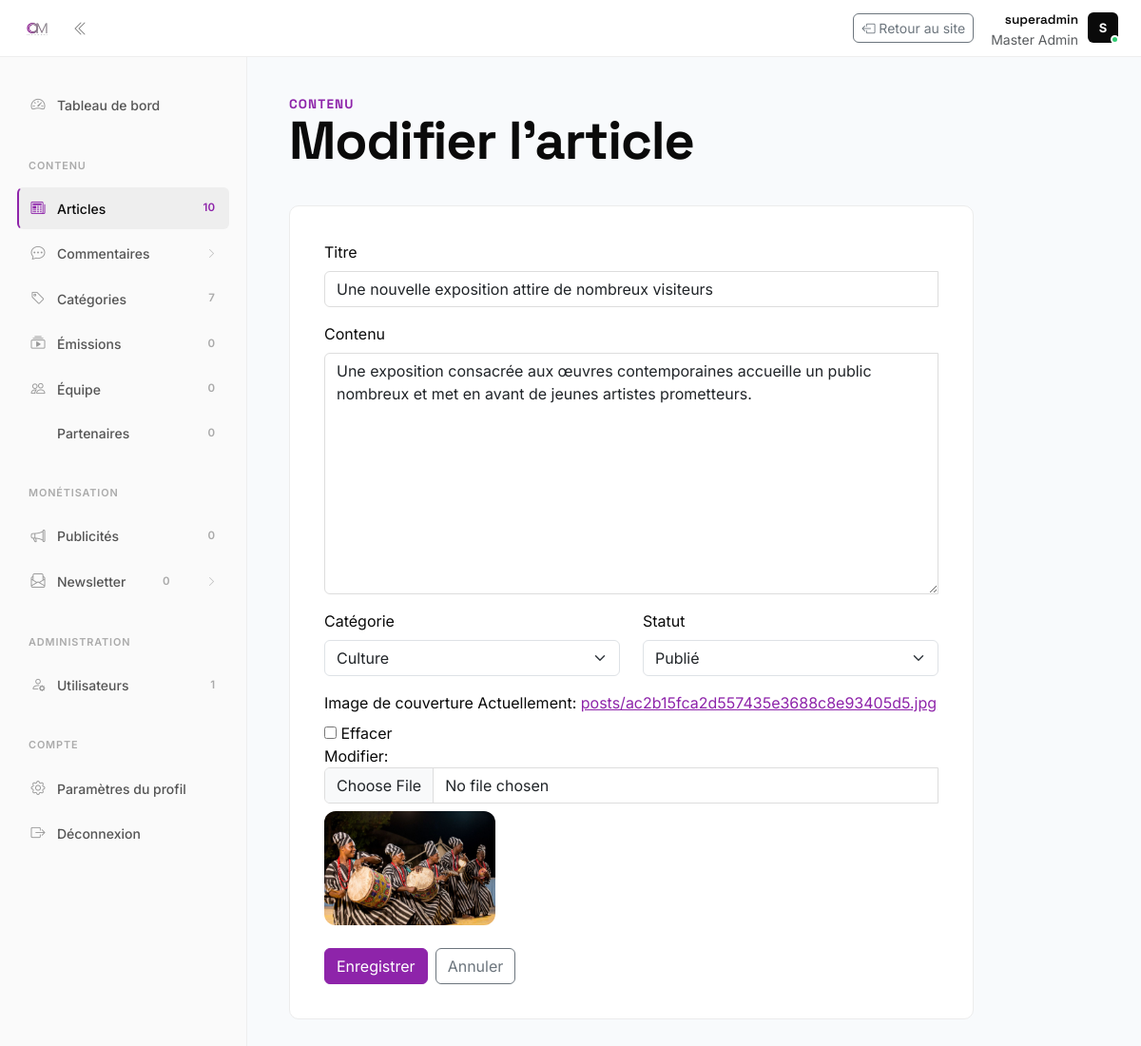
/dashboard/articles/14/modifier/ (signed in), run on an earlier commit of the app's database.
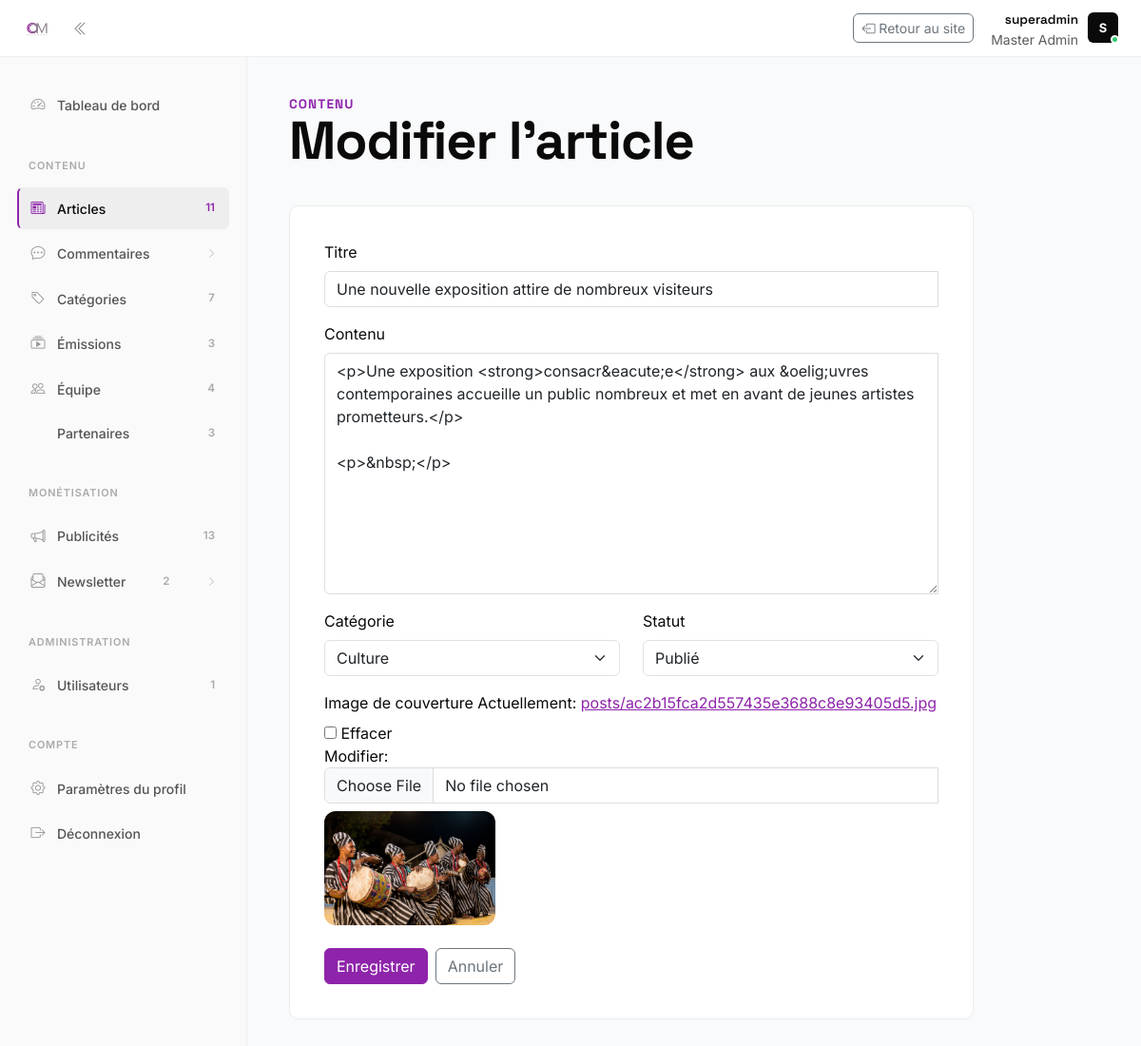
And on a later commit of the database.
### blog/models.py (models this page shows, shortened)
class Post(models.Model):
    STATUS_CHOICES = (
        ("Draft", "Brouillon"),
        ("Published", "Publié"),
    )
    title = models.CharField(max_length=255)
    slug = models.SlugField(
        unique=True,
        blank=True
    )
    content = RichTextUploadingField()
    image = models.ImageField(
        upload_to="posts/",
        blank=True,
        null=True,
        validators=[validate_image_extension, validate_image_size]
    )
    status = models.CharField(
        max_length=20,
        choices=STATUS_CHOICES,
        default="Draft"
    )
    created_at = models.DateTimeField(auto_now_add=True)
    updated_at = models.DateTimeField(auto_now=True)
    author = models.ForeignKey(
        User,
        on_delete=models.CASCADE,
        related_name="posts"
    )
    category = models.ForeignKey(
        Category,
        on_delete=models.CASCADE,
        related_name="posts"
    )
    views = models.PositiveIntegerField(default=0)
    class Meta:
        ordering = ["-created_at"]
        verbose_name = "Article"
        verbose_name_plural = "Articles"

### dashboard/views.py (the view, shortened to what this page needs)
# urls.py: path("articles/<int:pk>/modifier/", views.PostUpdateView.as_view(), name="post_update"),
class PostUpdateView(StaffRequiredMixin, UpdateView):
    model = Post
    form_class = PostForm
    template_name = "dashboard/post_form.html"
    success_url = reverse_lazy("dashboard:post_list")

### dashboard/forms.py
class PostForm(forms.ModelForm):
    class Meta:
        model = Post
        fields = ["title", "content", "image", "category", "status"]
    def __init__(self, *args, **kwargs):
        super().__init__(*args, **kwargs)
        _style_fields(self)

### blog/models.py (called while the page is built)
    def __str__(self):
        return self.name

### dashboard/forms.py (called while the page is built)
def _style_fields(form):
    for name, field in form.fields.items():
        widget = field.widget
        if isinstance(widget, forms.CheckboxInput):
            widget.attrs["class"] = "form-check-input"
        elif isinstance(widget, forms.Select):
            widget.attrs["class"] = "form-select"
        else:
            widget.attrs["class"] = "form-control"
    return form

### dashboard/mixins.py (called while the page is built)
    def test_func(self):
        return self.request.user.is_staff

### templates/dashboard/post_form.html (shortened to what this page needs)
{% extends 'dashboard/base_dashboard.html' %}
{% block dashboard_content %}
<div class="page-header reveal">
  <div class="eyebrow">Contenu</div>
  <h1>{% if object %}Modifier l'article{% else %}Nouvel article{% endif %}</h1>
</div>
<div class="dashboard-form-card reveal">
  <form method="POST" enctype="multipart/form-data">
    <div class="mb-3">
      <label class="form-label">Titre</label>
      {{ form.title }}
    </div>
    <div class="mb-3">
      <label class="form-label">Contenu</label>
      {{ form.content }}
    </div>
    <div class="row">
      <div class="col-md-6 mb-3">
        <label class="form-label">Catégorie</label>
        {{ form.category }}
      </div>
      <div class="col-md-6 mb-3">
        <label class="form-label">Statut</label>
        {{ form.status }}
      </div>
    </div>
    <div class="mb-4">
      <label class="form-label">Image de couverture</label>
      {{ form.image }}
      {% if object.image %}
      <div class="mt-2"><img src="{{ object.image.url }}" style="max-height:120px;border-radius:12px"></div>
      {% endif %}
    </div>
    <div class="d-flex gap-2">
      <button class="btn btn-primary">Enregistrer</button>
      <a href="{% url 'dashboard:post_list' %}" class="btn btn-outline-secondary">Annuler</a>
    </div>
  </form>
</div>
{% endblock %}

### templates/dashboard/base_dashboard.html (shortened to what the changed rows need)
{% extends 'dashboard/app_base.html' %}
{% load static %}
{% block content %}
<div class="dashboard-shell">
      <aside class="dashboard-sidebar">
        <div class="dashboard-sidebar-inner">
          <nav class="dashboard-nav">
            {% if user.is_staff %}
            <div class="dashboard-nav-section">Contenu</div>
            <a href="{% url 'dashboard:post_list' %}" class="dashboard-nav-link {% if '/articles/' in request.path %}active{% endif %}">
              <span class="dashboard-nav-icon"><i class="bi bi-newspaper"></i></span>
              <span class="dashboard-nav-label">Articles</span>
              {% if sidebar_posts_count %}<span class="dashboard-nav-badge">{{ sidebar_posts_count }}</span>{% endif %}
            </a>
            <div class="dashboard-nav-group">
              <button
                type="button"
                class="dashboard-nav-link dashboard-nav-toggle {% if '/commentaires/' in request.path %}active{% endif %}"
                data-bs-toggle="collapse"
                data-bs-target="#nav-comments-submenu"
                aria-expanded="{% if '/commentaires/' in request.path %}true{% else %}false{% endif %}"
              >
                <span class="dashboard-nav-icon"><i class="bi bi-chat-dots"></i></span>
                <span class="dashboard-nav-label">Commentaires</span>
                <i class="bi bi-chevron-right dashboard-nav-chevron"></i>
              </button>
            </div>
            <a href="{% url 'dashboard:category_list' %}" class="dashboard-nav-link {% if '/categories/' in request.path %}active{% endif %}">
              <span class="dashboard-nav-icon"><i class="bi bi-tag"></i></span>
              <span class="dashboard-nav-label">Catégories</span>
              <span class="dashboard-nav-badge">{{ sidebar_categories_count }}</span>
            </a>
            <a href="{% url 'dashboard:emission_list' %}" class="dashboard-nav-link {% if '/emissions/' in request.path %}active{% endif %}">
              <span class="dashboard-nav-icon"><i class="bi bi-collection-play"></i></span>
              <span class="dashboard-nav-label">Émissions</span>
              <span class="dashboard-nav-badge">{{ sidebar_emissions_count }}</span>
            </a>
            <a href="{% url 'dashboard:team_list' %}" class="dashboard-nav-link {% if '/equipe/' in request.path %}active{% endif %}">
              <span class="dashboard-nav-icon"><i class="bi bi-people"></i></span>
              <span class="dashboard-nav-label">Équipe</span>
              <span class="dashboard-nav-badge">{{ sidebar_team_count }}</span>
            </a>
            <a href="{% url 'dashboard:partner_list' %}" class="dashboard-nav-link {% if '/partenaires/' in request.path %}active{% endif %}">
              <span class="dashboard-nav-label">Partenaires</span>
              <span class="dashboard-nav-badge">{{ sidebar_partners_count }}</span>
            </a>
            <div class="dashboard-nav-section">Monétisation</div>
            <a href="{% url 'dashboard:ad_list' %}" class="dashboard-nav-link {% if '/publicites/' in request.path %}active{% endif %}">
              <span class="dashboard-nav-icon"><i class="bi bi-megaphone"></i></span>
              <span class="dashboard-nav-label">Publicités</span>
              <span class="dashboard-nav-badge">{{ sidebar_ads_count }}</span>
            </a>
            <div class="dashboard-nav-group">
              <button
                type="button"
                class="dashboard-nav-link dashboard-nav-toggle {% if '/newsletter/' in request.path %}active{% endif %}"
                data-bs-toggle="collapse"
                data-bs-target="#nav-newsletter-submenu"
                aria-expanded="{% if '/newsletter/' in request.path %}true{% else %}false{% endif %}"
              >
                <span class="dashboard-nav-icon"><i class="bi bi-envelope-paper"></i></span>
                <span class="dashboard-nav-label">Newsletter</span>
                <span class="dashboard-nav-badge">{{ sidebar_subscribers_count }}</span>
                <i class="bi bi-chevron-right dashboard-nav-chevron"></i>
              </button>
            </div>
            <div class="dashboard-nav-section">Administration</div>
            <a href="{% url 'dashboard:user_list' %}" class="dashboard-nav-link {% if '/utilisateurs/' in request.path %}active{% endif %}">
              <span class="dashboard-nav-icon"><i class="bi bi-person-gear"></i></span>
              <span class="dashboard-nav-label">Utilisateurs</span>
              <span class="dashboard-nav-badge">{{ sidebar_users_count }}</span>
            </a>
            {% endif %}
          </nav>
        </div>
      </aside>
      <main class="dashboard-content">
        <div class="container-fluid">
          {% block dashboard_content %}{% endblock %}
        </div>
      </main>
</div>
{% endblock %}

What changed in the data, as far as the page shows it:
changed Post "Une nouvelle exposition attire de nombreux visiteurs": content "Une exposition consacrée aux œuvres contemporaines accueille un public nombreux et met en avant de jeunes artistes prometteurs." → "<p>Une exposition <strong>consacr&eacute;e</strong> aux &oelig;uvres contemporaines accueille un public nombreux et met en avant de jeunes artistes prometteurs.</p> <p>&nbsp;</p>"
Also different on the page:
{{ sidebar_posts_count }}: "10" → "11"
{{ sidebar_emissions_count }}: "0" → "3"
{{ sidebar_team_count }}: "0" → "4"
{{ sidebar_partners_count }}: "0" → "3"
{{ sidebar_ads_count }}: "0" → "13"
{{ sidebar_subscribers_count }}: "0" → "2"
